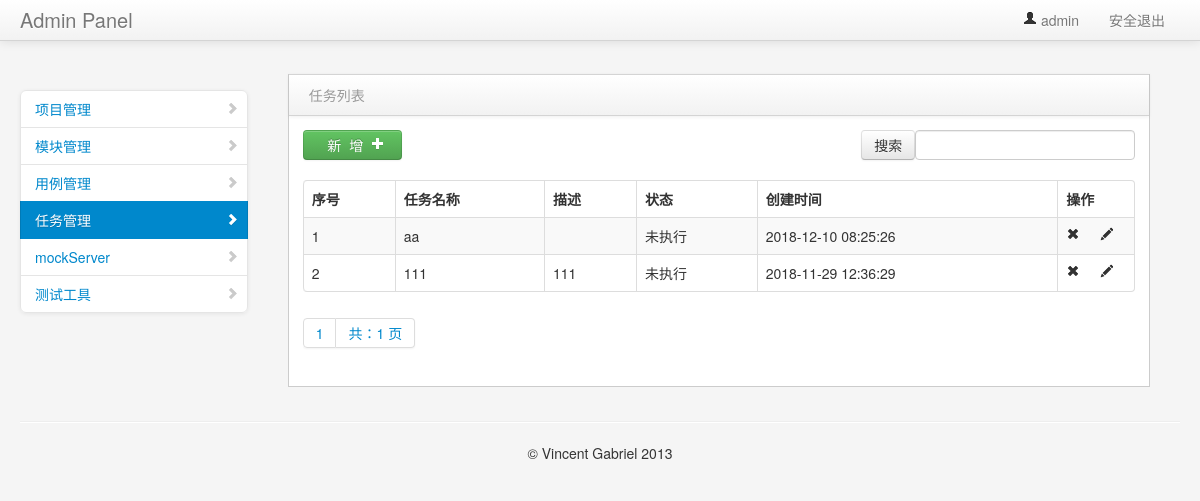
/interface/task_manage/ (signed in), run on an earlier commit of the app's database.
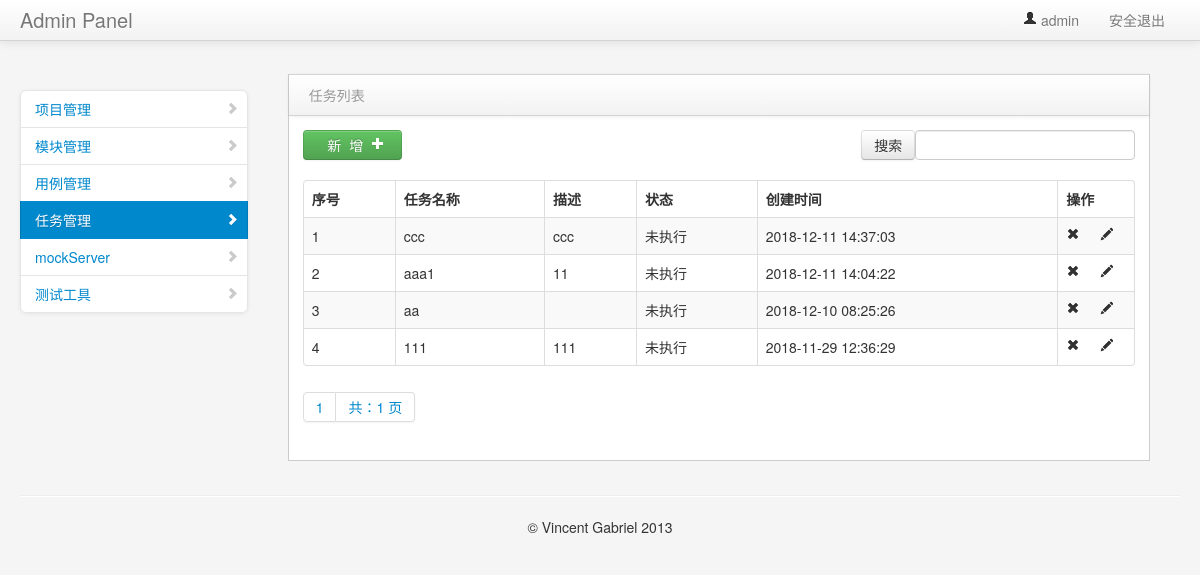
And on a later commit of the database.
### interface_app/models.py (models this page shows, shortened)
class TestTask(models.Model):
    name = models.CharField("名称",max_length=50,default="")
    describe = models.TextField("描述", default="")
    cases = models.TextField("用例", default="")
    status = models.IntegerField("状态",default=0)
    create_time = models.DateTimeField("创建时间", auto_now=True)

### interface_app/views/testask_view.py (the view)
# urls.py: path("task_manage/", testask_view.task_manage),
@login_required
def task_manage(request):
    if request.method == "GET":
        case_list = TestTask.objects.all().order_by("-create_time")
        contacts = page(request,case_list)
        return render(request,"task_manage.html",{"type":"list","contacts": contacts})
    else:
        return "404"

### common/page_help.py (called while the page is built)
def page(request,obj,count=5):
    paginator = Paginator(obj, count)
    page = request.GET.get("page")
    try:
        contacts = paginator.get_page(page)
    except EmptyPage:
        contacts = paginator.page(1)
    except PageNotAnInteger:
        contacts = paginator.page(paginator.num_pages)
    return contacts

### templates/task_manage.html (shortened to what this page needs)
{% extends "common/nav.html" %}
{% block context %}
<div class="span3" id="sidebar">
    <ul class="nav nav-list bs-docs-sidenav nav-collapse collapse">
        <li>
            <a href="/manage/project_manage/"><i class="icon-chevron-right"></i>项目管理</a>
        </li>
        <li>
            <a href="/manage/module_manage/"><i class="icon-chevron-right"></i>模块管理</a>
        </li>
        <li>
            <a href="/interface/case_manage/"><i class="icon-chevron-right"></i>用例管理</a>
        </li>
        <li class="active">
            <a href="/interface/task_manage/"><i class="icon-chevron-right"></i>任务管理</a>
        </li>
        <li>
            <a href="interface.html"><i class="icon-chevron-right"></i>mockServer</a>
        </li>
        <li>
            <a href="interface.html"><i class="icon-chevron-right"></i>测试工具</a>
        </li>
    </ul>
</div>
<div class="span9" id="content">
    <div class="row-fluid">
{% if type == 'list'%}
     <div class="block">
        <div class="navbar navbar-inner block-header">
            <div class="muted pull-left">任务列表</div>
        </div>
        <div class="block-content collapse in">
            <div class="span12">
               <div class="table-toolbar">
                  <div class="btn-group">
                     <a><button class="btn btn-success" onclick="window.location.href='/interface/add_task/'">&nbsp&nbsp&nbsp新&nbsp&nbsp增&nbsp&nbsp<i class="icon-plus icon-white"></i>&nbsp</button></a>
                  </div>
                   <div class="btn-group pull-right">
                         <div class="dataTables_filter" id="example_filter">
                             <form method="get" action="/interface/search_task/">
                              <input class="btn" type="submit" value="搜索">
                              <label><input type="text" aria-controls="example" id="search_case" name="search_case"></label>
                             </form>
                        </div>
                    </div>
               </div>
                <table cellpadding="0" cellspacing="0" border="0" class="table table-striped table-bordered" id="example2">
                    <thead>
                        <tr>
                            <th>序号</th>
                            <th>任务名称</th>
                            <th>描述</th>
                            <th>状态</th>
                            <th>创建时间</th>
                            <th>操作</th>
                        </tr>
                    </thead>
                    <tbody>
                    {% for data in contacts %}
                        <tr class="gradeU">
                            <td>{{forloop.counter }}</td>
                            <td class="center">{{data.name}}</td>
                            <td>{{data.describe}}</td>
                            {% if data.status == 0 %}
                            <td>未执行</td>
                            {% endif %}
                            <td class="center">{{ data.create_time | date:"Y-m-d H:i:s" }}</td>
                            <td class="center" style="width: 60px;">
                                <a onclick="del_id('{{ data.id }}')"><i class="icon-remove"></i></a>
                                <a href="/interface/run_task/{{data.id}}"><i class="icon-pencil"></i></a>
                            </td>
                        </tr>
                    {% endfor %}
                    </tbody>
                </table>
            </div>
          <div class="pagination">
            <span class="step-links">
              <ul class="pagination">
                 <li><a href="#">{{ contacts.number }}</a></li>
                <li><a href="#">共：{{ contacts.paginator.num_pages }} 页</a></li>
              </ul>
            </span>
          </div>
        </div>
     </div>
    </div>
</div>
 {% endif %}
{% endblock context %}

### templates/common/nav.html (shortened to what this page needs)
<!DOCTYPE html>
<html>
    <head>
        <link href="/static/bootstrap/css/bootstrap.min.css" rel="stylesheet" media="screen">
        <link href="/static/bootstrap/css/bootstrap-responsive.min.css" rel="stylesheet" media="screen">
        <link href="/static/assets/css/styles.css" rel="stylesheet" media="screen">
        <link href="/static/assets/css/DT_bootstrap.css" rel="stylesheet" media="screen">
    </head>
    <body>
        <div class="navbar navbar-fixed-top">
            <div class="navbar-inner">
                <div class="container-fluid">
                    <a class="brand" href="#">Admin Panel</a>
                    <div class="nav-collapse collapse">
                        <ul class="nav pull-right">
                            <li class="dropdown">
                                <a href="#" role="button" class="dropdown-toggle" data-toggle="dropdown">
                                    <i class="icon-user"></i> {{user}}
                                </a>
                            </li>
                            <li>
                                <a tabindex="-1" href="/user/logout/">安全退出</a>
                            </li>
                        </ul>
                    </div>
                </div>
            </div>
        </div>
        <div class="container-fluid">
            <div class="row-fluid">
                 {% block context %}
                 {% endblock context %}
            </div>
            <hr>
            <footer>
                <p style="text-align: center">&copy; Vincent Gabriel 2013</p>
            </footer>
        </div>
    </body>
</html>

### static/assets/css/styles.css (style rules this page uses)
body { padding-top: 0; padding-bottom: 40px; background-color: #f5f5f5; }
@media (min-width: 979px) { body { padding-top: 60px; } }
#content { margin-left:0px; }
.block { border: 1px solid #ccc; background: white; margin: 1em 0em; border-top: none; }
.block-content { margin: 1em; min-height: .25em; }
.block-header { margin-bottom: 0px; border-right: none; border-left: none; -webkit-border-radius: 0px; -moz-border-radius: 0px; border-radius: 0px; }
.block-header div { padding-top: 10px; }
.bs-docs-sidenav { max-width: 228px; margin: 30px 0 0; padding: 0; background-color: #fff; -webkit-border-radius: 6px; -moz-border-radius: 6px; border-radius: 6px; -webkit-box-shadow: 0 1px 4px rgba(0,0,0,.065); -moz-box-shadow: 0 1px 4px rgba(0,0,0,.065); box-shadow: 0 1px 4px rgba(0,0,0,.065); }
.bs-docs-sidenav > li > a { display: block; width: 190px \9; margin: 0 0 -1px; padding: 8px 14px; border: 1px solid #e5e5e5; }
.bs-docs-sidenav > li:first-child > a { -webkit-border-radius: 6px 6px 0 0; -moz-border-radius: 6px 6px 0 0; border-radius: 6px 6px 0 0; }
.bs-docs-sidenav > li:last-child > a { -webkit-border-radius: 0 0 6px 6px; -moz-border-radius: 0 0 6px 6px; border-radius: 0 0 6px 6px; }
.bs-docs-sidenav > .active > a { position: relative; z-index: 2; padding: 9px 15px; border: 0; text-shadow: 0 1px 0 rgba(0,0,0,.15); -webkit-box-shadow: inset 1px 0 0 rgba(0,0,0,.1), inset -1px 0 0 rgba(0,0,0,.1); -moz-box-shadow: inset 1px 0 0 rgba(0,0,0,.1), inset -1px 0 0 rgba(0,0,0,.1); box-shadow: inset 1px 0 0 rgba(0,0,0,.1), inset -1px 0 0 rgba(0,0,0,.1); }
.bs-docs-sidenav .icon-chevron-right { float: right; margin-top: 2px; margin-right: -6px; opacity: .25; }
.bs-docs-sidenav .active .icon-chevron-right, .bs-docs-sidenav .active a:hover .icon-chevron-right { opacity: 1; }

What changed in the data, as far as the page shows it:
added TestTask: name "ccc", describe "ccc", status "未执行", create_time "2018-12-11 14:37:03"
added TestTask: name "aaa1", describe "11", status "未执行", create_time "2018-12-11 14:04:22"
